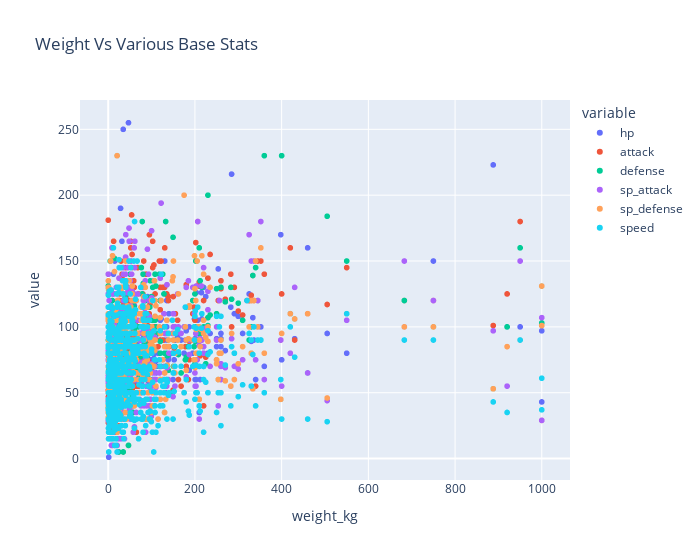

Write notebook code for a chart like this one.
### Code cell
# plot a scatter to identify the data trends for Weight Vs Various Base Stats
pokemon_df.plot(
    kind='scatter',
    x='weight_kg', 
    y=['hp', 'attack', 'defense', 'sp_attack', 'sp_defense', 'speed'], 
    backend='plotly', 
    width=700, 
    title="Weight Vs Various Base Stats"  
)

### Figure 1 — Plotly figure (JSON) as saved in the notebook; plotly's stock layout.template omitted (floating-point values rounded to 4 significant figures; data arrays with more than 128 entries replaced by an {"elided": "..."} marker saying what was removed)
{"data": [{"hovertemplate": "variable=hp<br>weight_kg=%{x}<br>value=%{y}<extra></extra>", "legendgroup": "hp", "marker": {"color": "#636efa", "symbol": "circle"}, "mode": "markers", "name": "hp", "showlegend": true, "type": "scattergl", "x": {"elided": "801 float values"}, "xaxis": "x", "y": {"elided": "801 int values"}, "yaxis": "y"}, {"hovertemplate": "variable=attack<br>weight_kg=%{x}<br>value=%{y}<extra></extra>", "legendgroup": "attack", "marker": {"color": "#EF553B", "symbol": "circle"}, "mode": "markers", "name": "attack", "showlegend": true, "type": "scattergl", "x": {"elided": "801 float values"}, "xaxis": "x", "y": {"elided": "801 int values"}, "yaxis": "y"}, {"hovertemplate": "variable=defense<br>weight_kg=%{x}<br>value=%{y}<extra></extra>", "legendgroup": "defense", "marker": {"color": "#00cc96", "symbol": "circle"}, "mode": "markers", "name": "defense", "showlegend": true, "type": "scattergl", "x": {"elided": "801 float values"}, "xaxis": "x", "y": {"elided": "801 int values"}, "yaxis": "y"}, {"hovertemplate": "variable=sp_attack<br>weight_kg=%{x}<br>value=%{y}<extra></extra>", "legendgroup": "sp_attack", "marker": {"color": "#ab63fa", "symbol": "circle"}, "mode": "markers", "name": "sp_attack", "showlegend": true, "type": "scattergl", "x": {"elided": "801 float values"}, "xaxis": "x", "y": {"elided": "801 int values"}, "yaxis": "y"}, {"hovertemplate": "variable=sp_defense<br>weight_kg=%{x}<br>value=%{y}<extra></extra>", "legendgroup": "sp_defense", "marker": {"color": "#FFA15A", "symbol": "circle"}, "mode": "markers", "name": "sp_defense", "showlegend": true, "type": "scattergl", "x": {"elided": "801 float values"}, "xaxis": "x", "y": {"elided": "801 int values"}, "yaxis": "y"}, {"hovertemplate": "variable=speed<br>weight_kg=%{x}<br>value=%{y}<extra></extra>", "legendgroup": "speed", "marker": {"color": "#19d3f3", "symbol": "circle"}, "mode": "markers", "name": "speed", "showlegend": true, "type": "scattergl", "x": {"elided": "801 float values"}, "xaxis": "x", "y": {"elided": "801 int values"}, "yaxis": "y"}], "layout": {"legend": {"title": {"text": "variable"}, "tracegroupgap": 0}, "title": {"text": "Weight Vs Various Base Stats"}, "width": 700, "xaxis": {"anchor": "y", "domain": [0, 1], "title": {"text": "weight_kg"}}, "yaxis": {"anchor": "x", "domain": [0, 1], "title": {"text": "value"}}}}
